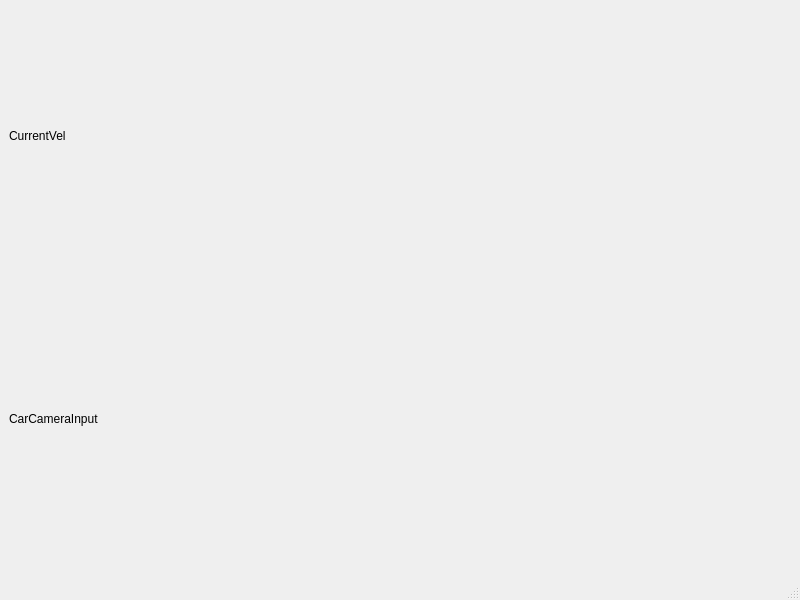
<?xml version="1.0" encoding="UTF-8"?>
<ui version="4.0">
 <class>MainWindow</class>
 <widget class="QMainWindow" name="MainWindow">
  <property name="geometry">
   <rect>
    <x>0</x>
    <y>0</y>
    <width>800</width>
    <height>600</height>
   </rect>
  </property>
  <property name="windowTitle">
   <string>MainWindow</string>
  </property>
  <widget class="QWidget" name="centralwidget">
   <layout class="QVBoxLayout" name="verticalLayout">
    <item>
     <widget class="QLabel" name="Twist">
      <property name="text">
       <string>CurrentVel</string>
      </property>
     </widget>
    </item>
    <item>
     <widget class="QLabel" name="Camera">
      <property name="minimumSize">
       <size>
        <width>400</width>
        <height>300</height>
       </size>
      </property>
      <property name="text">
       <string>CarCameraInput</string>
      </property>
      <property name="scaledContents">
       <bool>true</bool>
      </property>
     </widget>
    </item>
   </layout>
  </widget>
  <widget class="QMenuBar" name="menubar"/>
  <widget class="QStatusBar" name="statusbar"/>
 </widget>
 <resources/>
 <connections/>
</ui>
